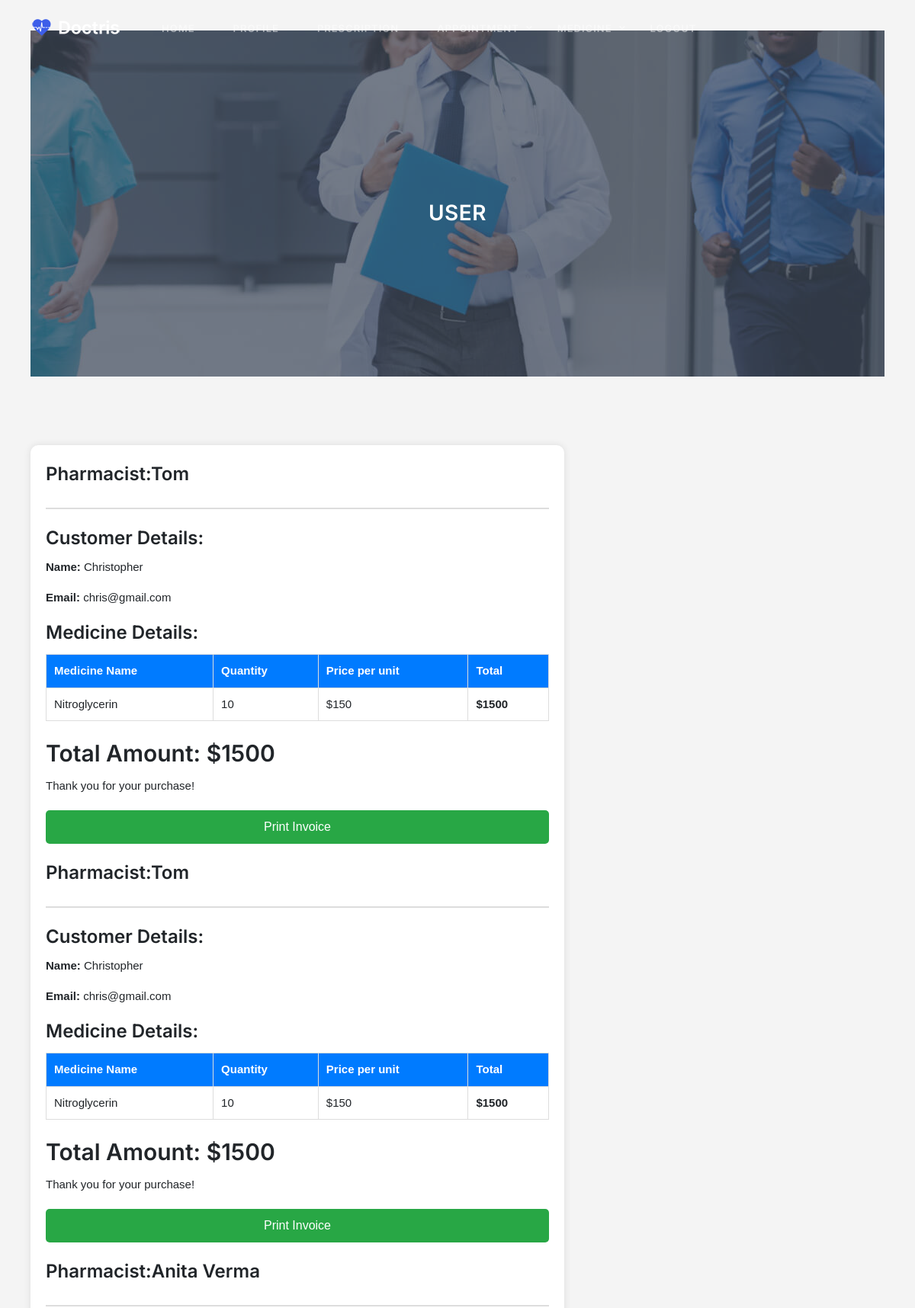
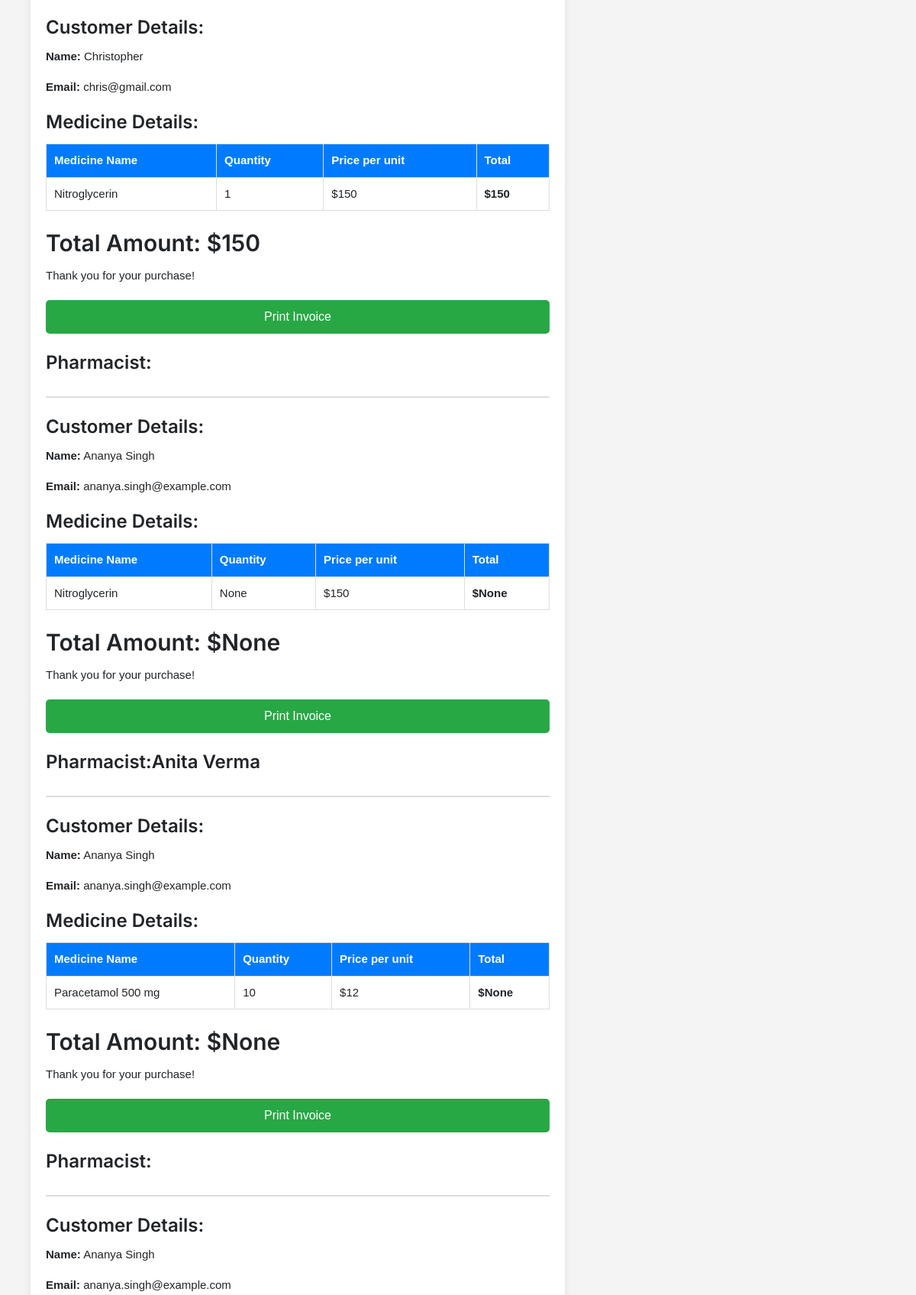
The app's page /invoice/ (upper part) with its own data (2 pictures, top to bottom).
### myapp/models.py (models this page shows)
class MedicineOrder(models.Model):
    Pharmacist = models.ForeignKey(Pharmacist, on_delete=models.CASCADE, null=True)
    uid = models.ForeignKey(User, on_delete=models.CASCADE, null=True)
    mid = models.ForeignKey(Medicine, on_delete=models.CASCADE, null=True)
    date = models.DateField(auto_now_add=True)
    status = models.CharField(max_length=50, default='in_cart')
    qty = models.IntegerField(null=True)
    total = models.IntegerField(null=True)
    profit = models.IntegerField(null=True, blank=True)  # New field for profit tracking

class Pharmacist(models.Model):
    name = models.CharField(max_length=255)
    email = models.EmailField()
    phone = models.CharField(max_length=15)
    address = models.TextField()
    image = models.FileField(null=True, upload_to="profile")
    loginId = models.ForeignKey(Login, on_delete=models.CASCADE, null=True)
    pharmacy_license_number = models.CharField(max_length=255,null=True)
    pharmacy_name = models.CharField(max_length=255,null=True)

class User(models.Model):
    name = models.CharField(max_length=100, null=True)
    email = models.EmailField(max_length=100, null=True)
    phone = models.IntegerField(null=True, blank=True)
    address = models.CharField(max_length=300, null=True)
    age = models.CharField(max_length=100,null=True)
    gender = models.CharField(max_length=100,null=True)
    image = models.FileField(null=True, upload_to="profile")
    loginId = models.ForeignKey(Login, on_delete=models.CASCADE, null=True)
    blood_group=models.CharField(max_length=200,null=True)

class Medicine(models.Model):
    pid=models.ForeignKey(Pharmacist, on_delete=models.CASCADE, null=True)
    name=models.CharField(max_length=255)
    price=models.IntegerField()
    desc=models.CharField(max_length=255,null=True, blank=True)
    qty=models.IntegerField()
    image = models.FileField(null=True, upload_to="profile")
    date=models.DateField(null=True)
    expiry=models.DateField(null=True)
    side_effects=models.CharField(max_length=255,null=True)
    orginal_Price=models.IntegerField(null=True)

### myapp/views.py (the view)
# urls.py: path('invoice/',views.invoice),
def invoice(request):
    invoice=MedicineOrder.objects.all()
    return render(request,'User/invoice_details.html',{'invoice':invoice})

### templates/User/Invoice_details.html (shortened to what this page needs)
{% extends "User/common.html" %}
{% block content %}
<!DOCTYPE html>
<html lang="en">
<head>
</head>
<body>
    <br><br><br><br>
    <div class="invoice-container">
        {% for invoice in invoice %}
        <div class="invoice-header">
            <div>
                <h4>Pharmacist:{{ invoice.Pharmacist.name }}</h4>
            </div>
        </div>
        <div class="invoice-details">
            <h4>Customer Details:</h4>
            <p><strong>Name:</strong> {{ invoice.uid.name }}</p>
            <p><strong>Email:</strong> {{ invoice.uid.email }}</p>
        </div>
        <h4>Medicine Details:</h4>
        <table>
            <thead>
                <tr>
                    <th>Medicine Name</th>
                    <th>Quantity</th>
                    <th>Price per unit</th>
                    <th>Total</th>
                </tr>
            </thead>
            <tbody>
                <tr>
                    <td>{{ invoice.mid.name }}</td>
                    <td>{{ invoice.qty }}</td>
                    <td>${{ invoice.mid.price }}</td>
                    <td class="total">${{ invoice.total}}</td>
                </tr>
            </tbody>
        </table>
        <div class="invoice-footer">
            <h3>Total Amount: ${{ invoice.total }}</h3>
            <p>Thank you for your purchase!</p>
        </div>
        <a href="javascript:window.print()" class="btn-print">Print Invoice</a>
        {% endfor %}
    </div>
<br><br><br>
</body>
</html>
{% endblock  %}

### templates/User/Invoice_details.html (style rules this page uses)
body { font-family: Arial, sans-serif; margin: 40px; background-color: #f4f4f4; }
.invoice-container { max-width: 700px; background: #fff; padding: 20px; border-radius: 10px; box-shadow: 0 0 10px rgba(0, 0, 0, 0.1); }
.invoice-header { display: flex; justify-content: space-between; align-items: center; border-bottom: 2px solid #ddd; padding-bottom: 10px; }
.invoice-details, .invoice-footer { margin-top: 20px; }
table { width: 100%; border-collapse: collapse; margin-top: 10px; }
th, td { padding: 10px; border: 1px solid #ddd; text-align: left; }
th { background: #007bff; color: #fff; }
.total { font-weight: bold; }
.btn-print { display: block; margin: 20px auto; padding: 10px 20px; background: #28a745; color: white; text-align: center; border-radius: 5px; text-decoration: none; font-size: 16px; }

### records on screen
MedicineOrder: Pharmacist.name "Tom", uid.name "Christopher", uid.email "chris@gmail.com", mid.name "Nitroglycerin", qty "10", mid.price "150", total "1500"
MedicineOrder: Pharmacist.name "Tom", uid.name "Christopher", uid.email "chris@gmail.com", mid.name "Nitroglycerin", qty "10", mid.price "150", total "1500"
MedicineOrder: Pharmacist.name "Anita Verma", uid.name "Christopher", uid.email "chris@gmail.com", mid.name "Nitroglycerin", qty "1", mid.price "150", total "150"
MedicineOrder: uid.name "Ananya Singh", uid.email "ananya.singh@example.com", mid.name "Nitroglycerin", qty "None", mid.price "150", total "None"
MedicineOrder: Pharmacist.name "Anita Verma", uid.name "Ananya Singh", uid.email "ananya.singh@example.com", mid.name "Paracetamol 500 mg", qty "10", mid.price "12", total "None"
MedicineOrder: uid.name "Ananya Singh", uid.email "ananya.singh@example.com"
